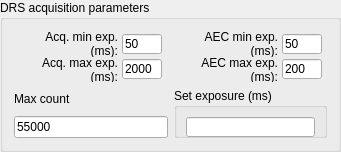
  <widget class="QGroupBox" name="groupBox">
   <property name="geometry">
    <rect>
     <x>480</x>
     <y>690</y>
     <width>341</width>
     <height>151</height>
    </rect>
   </property>
   <property name="title">
    <string>DRS acquisition parameters</string>
   </property>
   <layout class="QGridLayout" name="gridLayout">
    <item row="0" column="0">
     <layout class="QVBoxLayout" name="verticalLayout_14">
      <property name="spacing">
       <number>0</number>
      </property>
      <item>
       <layout class="QHBoxLayout" name="horizontalLayout_17">
        <item>
         <widget class="QLabel" name="label_5">
          <property name="minimumSize">
           <size>
            <width>100</width>
            <height>0</height>
           </size>
          </property>
          <property name="maximumSize">
           <size>
            <width>100</width>
            <height>16777215</height>
           </size>
          </property>
          <property name="text">
           <string>Acq. min exp. (ms):</string>
          </property>
          <property name="alignment">
           <set>Qt::AlignRight|Qt::AlignTrailing|Qt::AlignVCenter</set>
          </property>
          <property name="wordWrap">
           <bool>true</bool>
          </property>
         </widget>
        </item>
        <item>
         <widget class="QLineEdit" name="lineEditMinExposure">
          <property name="minimumSize">
           <size>
            <width>40</width>
            <height>20</height>
           </size>
          </property>
          <property name="maximumSize">
           <size>
            <width>40</width>
            <height>20</height>
           </size>
          </property>
          <property name="text">
           <string>50</string>
          </property>
          <property name="alignment">
           <set>Qt::AlignLeading|Qt::AlignLeft|Qt::AlignVCenter</set>
          </property>
         </widget>
        </item>
       </layout>
      </item>
      <item>
       <layout class="QHBoxLayout" name="horizontalLayout_18">
        <item>
         <widget class="QLabel" name="label_7">
          <property name="minimumSize">
           <size>
            <width>100</width>
            <height>0</height>
           </size>
          </property>
          <property name="maximumSize">
           <size>
            <width>100</width>
            <height>16777215</height>
           </size>
          </property>
          <property name="text">
           <string>Acq. max exp. (ms):</string>
          </property>
          <property name="alignment">
           <set>Qt::AlignRight|Qt::AlignTrailing|Qt::AlignVCenter</set>
          </property>
          <property name="wordWrap">
           <bool>true</bool>
          </property>
         </widget>
        </item>
        <item>
         <widget class="QLineEdit" name="lineEditMaxExposure">
          <property name="minimumSize">
           <size>
            <width>40</width>
            <height>20</height>
           </size>
          </property>
          <property name="maximumSize">
           <size>
            <width>40</width>
            <height>20</height>
           </size>
          </property>
          <property name="text">
           <string>2000</string>
          </property>
          <property name="alignment">
           <set>Qt::AlignLeading|Qt::AlignLeft|Qt::AlignVCenter</set>
          </property>
         </widget>
        </item>
       </layout>
      </item>
     </layout>
    </item>
    <item row="0" column="1">
     <layout class="QVBoxLayout" name="verticalLayout_7">
      <property name="spacing">
       <number>0</number>
      </property>
      <item>
       <layout class="QHBoxLayout" name="horizontalLayout_15">
        <item>
         <widget class="QLabel" name="label_2">
          <property name="minimumSize">
           <size>
            <width>100</width>
            <height>0</height>
           </size>
          </property>
          <property name="maximumSize">
           <size>
            <width>100</width>
            <height>16777215</height>
           </size>
          </property>
          <property name="text">
           <string>AEC min exp. (ms):</string>
          </property>
          <property name="alignment">
           <set>Qt::AlignRight|Qt::AlignTrailing|Qt::AlignVCenter</set>
          </property>
          <property name="wordWrap">
           <bool>true</bool>
          </property>
         </widget>
        </item>
        <item>
         <widget class="QLineEdit" name="lineEditMinAutoExposure">
          <property name="minimumSize">
           <size>
            <width>40</width>
            <height>20</height>
           </size>
          </property>
          <property name="maximumSize">
           <size>
            <width>40</width>
            <height>20</height>
           </size>
          </property>
          <property name="text">
           <string>50</string>
          </property>
          <property name="alignment">
           <set>Qt::AlignLeading|Qt::AlignLeft|Qt::AlignVCenter</set>
          </property>
         </widget>
        </item>
       </layout>
      </item>
      <item>
       <layout class="QHBoxLayout" name="horizontalLayout_16">
        <item>
         <widget class="QLabel" name="label_6">
          <property name="minimumSize">
           <size>
            <width>100</width>
            <height>0</height>
           </size>
          </property>
          <property name="maximumSize">
           <size>
            <width>100</width>
            <height>16777215</height>
           </size>
          </property>
          <property name="text">
           <string>AEC max exp. (ms):</string>
          </property>
          <property name="alignment">
           <set>Qt::AlignRight|Qt::AlignTrailing|Qt::AlignVCenter</set>
          </property>
          <property name="wordWrap">
           <bool>true</bool>
          </property>
         </widget>
        </item>
        <item>
         <widget class="QLineEdit" name="lineEditMaxAutoExposure">
          <property name="minimumSize">
           <size>
            <width>40</width>
            <height>20</height>
           </size>
          </property>
          <property name="maximumSize">
           <size>
            <width>40</width>
            <height>20</height>
           </size>
          </property>
          <property name="text">
           <string>200</string>
          </property>
          <property name="alignment">
           <set>Qt::AlignLeading|Qt::AlignLeft|Qt::AlignVCenter</set>
          </property>
         </widget>
        </item>
       </layout>
      </item>
     </layout>
    </item>
    <item row="1" column="0">
     <layout class="QVBoxLayout" name="verticalLayout_10">
      <item>
       <widget class="QLabel" name="label_4">
        <property name="text">
         <string>Max count </string>
        </property>
        <property name="wordWrap">
         <bool>true</bool>
        </property>
       </widget>
      </item>
      <item>
       <widget class="QLineEdit" name="lineEditMaxCount">
        <property name="minimumSize">
         <size>
          <width>40</width>
          <height>20</height>
         </size>
        </property>
        <property name="text">
         <string>55000</string>
        </property>
        <property name="alignment">
         <set>Qt::AlignLeading|Qt::AlignLeft|Qt::AlignVCenter</set>
        </property>
       </widget>
      </item>
     </layout>
    </item>
    <item row="1" column="1">
     <widget class="QGroupBox" name="groupBox_2">
      <property name="title">
       <string>Set exposure (ms)</string>
      </property>
      <layout class="QVBoxLayout" name="verticalLayout_5">
       <item>
        <widget class="QLineEdit" name="lineEditSetExposure">
         <property name="minimumSize">
          <size>
           <width>40</width>
           <height>20</height>
          </size>
         </property>
         <property name="text">
          <string/>
         </property>
         <property name="alignment">
          <set>Qt::AlignLeading|Qt::AlignLeft|Qt::AlignVCenter</set>
         </property>
         <property name="readOnly">
          <bool>true</bool>
         </property>
        </widget>
       </item>
      </layout>
     </widget>
    </item>
   </layout>
  </widget>
